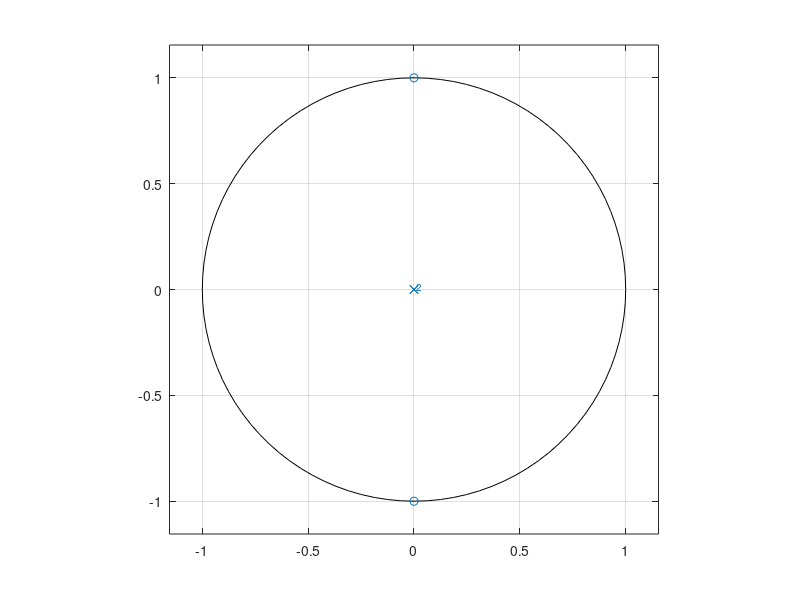
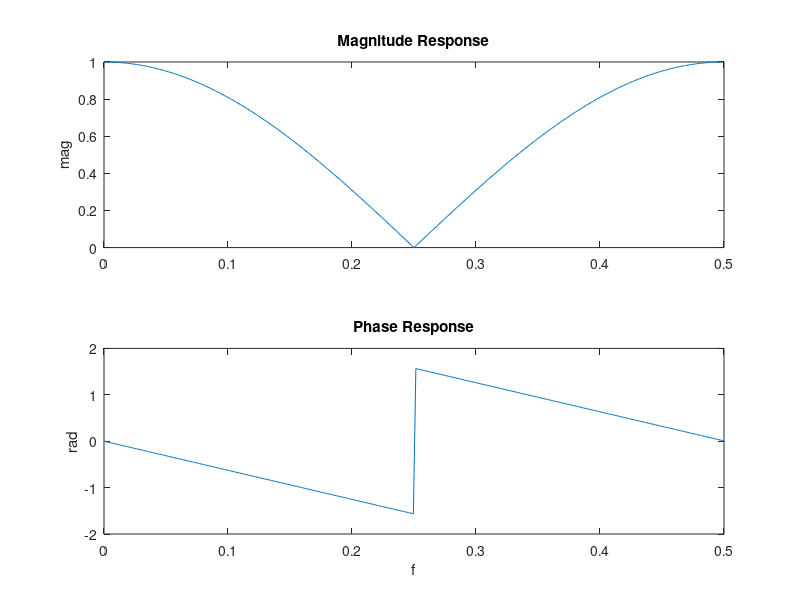
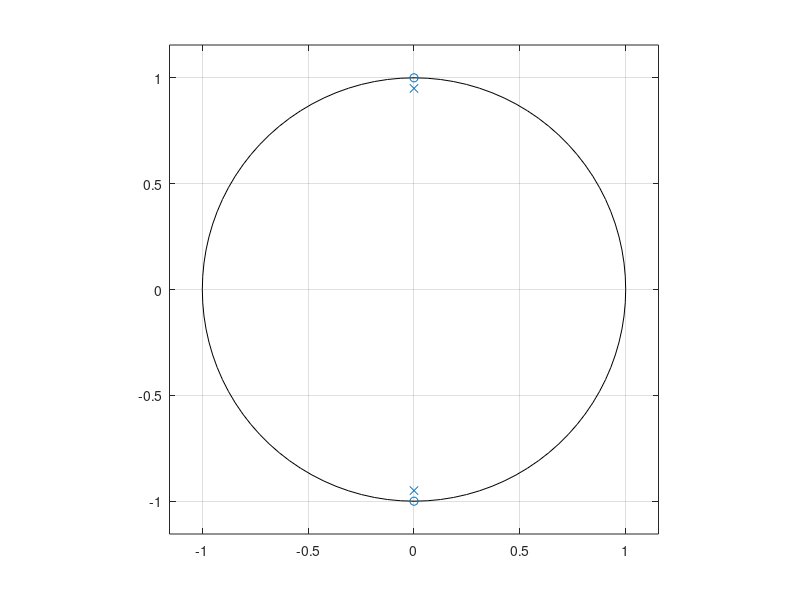
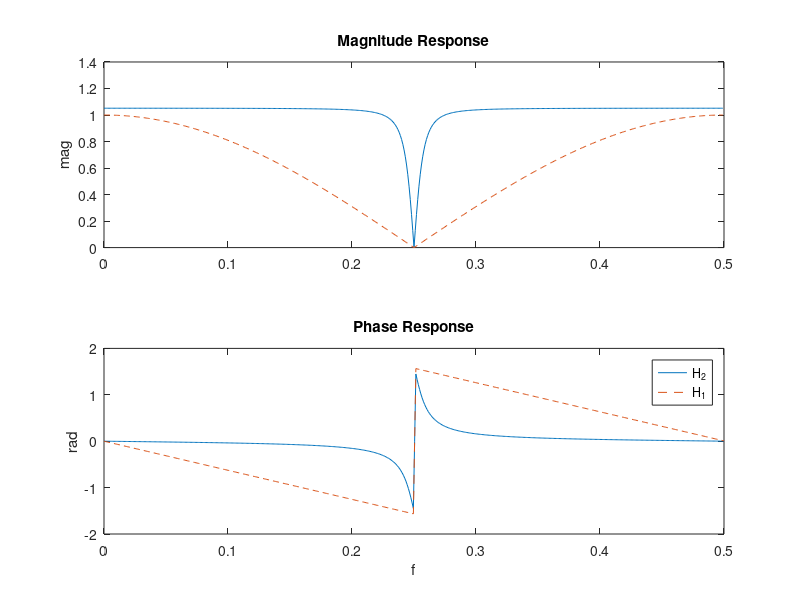

Here is the MATLAB script that generated these plots, in order:
%% Problem 1
zeroes = [1/2, 0, 1/2]; 
poles = [1, 0, 0];           

figure(1)
zplane(zeroes, poles)        % Pole zero plot

x = linspace(0, 1/2, 500);
[H1, w] = freqz(zeroes, poles, 500,'half');
figure(2)
subplot(2, 1, 1)
plot(w/(2*pi), abs(H1))      % Plot Magnitude
title('Magnitude Response')
ylabel('mag')
xlim([0 1/2])

subplot(2, 1, 2)
plot(x, angle(H1))           % Plot phase
title('Phase Response')
xlim([0 1/2])
ylabel('rad')
xlabel('f')

%% Problem 2
zeroes_2 = [1*0.9512,0,1*0.9512];
poles_2 = [1*0.9512, 0 ,0.95^2*0.9512];
figure(3)
zplane(zeroes_2,poles_2)

[H2, w2] = freqz(zeroes_2, poles_2, 500,'half');
figure(4)
subplot(2, 1, 1)
plot(w2/(2*pi), abs(H2),'-', w/(2*pi), abs(H1), '--')      % Plot Magnitude
title('Magnitude Response')
ylabel('mag')
xlim([0 1/2])

subplot(2, 1, 2)
plot(x, angle(H2),'-', x, angle(H1), '--')           % Plot phase
title('Phase Response')
xlim([0 1/2])
ylabel('rad')
xlabel('f')
legend('H_2', 'H_1')